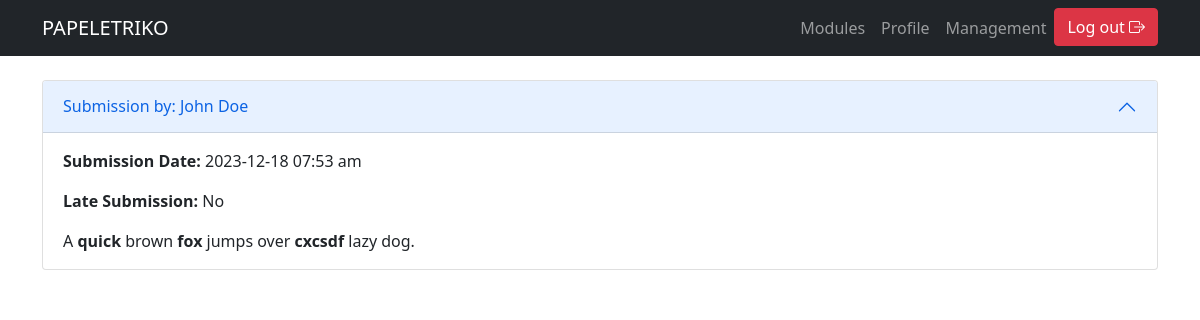
Screenshot of /?page=viewActivitySubmission&activityId=2 (signed in) with the database file from the repository.
### tables this page shows
CREATE TABLE `ci_activity_submission` (
  `ID` int(11) NOT NULL,
  `ACTIVITY_ID` int(11) NOT NULL,
  `SUBMISSION_DTTM` timestamp NOT NULL DEFAULT current_timestamp() ON UPDATE current_timestamp(),
  `USER_ID` int(11) NOT NULL,
  `LATESUBMISSION_SW` tinyint(1) NOT NULL,
  `PROPERTY_1` mediumtext NOT NULL,
  `PROPERTY_2` mediumtext NOT NULL,
  `PROPERTY_3` mediumtext NOT NULL
);

### src/pages/viewSubmissions_page.php (the view)
<?php
if (isset($_GET['activityId'])) {
    $activityId = $_GET['activityId'];
    $query = "SELECT
                CONCAT(ci_user.FIRST_NAME, ' ', ci_user.LAST_NAME) AS Name,
                `SUBMISSION_DTTM`,
                `LATESUBMISSION_SW`,
                `PROPERTY_1`
            FROM
                `ci_activity_submission` AS actSub
            INNER JOIN
                ci_user ON ci_user.ID = actSub.USER_ID
            WHERE
                actSub.ACTIVITY_ID = :activityId;";
    $stmt = $dbConn->prepare($query);
    $stmt->bindParam(':activityId', $activityId, PDO::PARAM_INT);
    $stmt->execute();
    $activitySubmissions = $stmt->fetchAll(PDO::FETCH_ASSOC);
    if ($activitySubmissions) {
        foreach ($activitySubmissions as $index => $submission) {
            $name = $submission['Name'];
            $submissionDttm = date('Y-m-d h:i a', strtotime($submission['SUBMISSION_DTTM']));
            $lateSubmissionSw = $submission['LATESUBMISSION_SW'];
            $property1 = $submission['PROPERTY_1'];
            $property1 = str_replace('|>', '</strong></p><p><strong>', $property1);
            $property1 = str_replace('*_', '</strong></p><p>', $property1);
        ?>
            <div class="accordion-item">
                <h2 class="accordion-header" id="submissionHeading<?= $index ?>">
                    <button class="accordion-button<?= ($index === 0) ? '' : ' collapsed' ?>" type="button" data-bs-toggle="collapse" data-bs-target="#submissionCollapse<?= $index ?>" aria-expanded="<?= ($index === 0) ? 'true' : 'false' ?>" aria-controls="submissionCollapse<?= $index ?>">
                        Submission by: <?= $name ?>
                    </button>
                </h2>
                <div id="submissionCollapse<?= $index ?>" class="accordion-collapse collapse<?= ($index === 0) ? ' show' : '' ?>" aria-labelledby="submissionHeading<?= $index ?>" data-bs-parent="#activitySubmissionsAccordion">
                    <div class="accordion-body">
                        <p><strong>Submission Date: </strong><?= $submissionDttm ?></p>
                        <p><strong>Late Submission: </strong><?= ($lateSubmissionSw == 1) ? 'Yes' : 'No' ?></p>
                        <?= $property1 ?>
                    </div>
                </div>
            </div>
        <?php
        }
    } else {
        ?>
        <div style="text-align: center;">
            <p>No Submissions Yet.</p>
        </div>
    <?php
    }
} else {
    ?>
    <div style="text-align: center;">
        <p>No Defined Activity ID.</p>
    </div>
<?php
}
?>

### rows the page displays
ci_activity_submission: name "John Doe", SUBMISSION_DTTM "2023-12-18 07:53 am", LATESUBMISSION_SW "No", PROPERTY_1 "A quick brown fox jumps over cxcsdf lazy dog."
